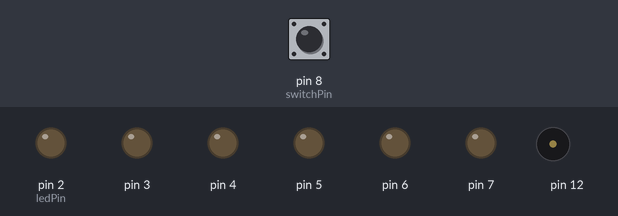
Recording of a sketch running on a simulated Arduino Uno, built with avr-gcc and run on an emulated ATmega328P. Shown: output pins drawn as LEDs (lit = HIGH), buzzer (waves = sounding). The inputs (shaded band) are chosen by the test bench; at power-on: pin 8 (switchPin) HIGH.

Above: at 1.2 s.
1.3 s: pin 8 (switchPin) pulled LOW for 0.15 s
At 2.5 s:
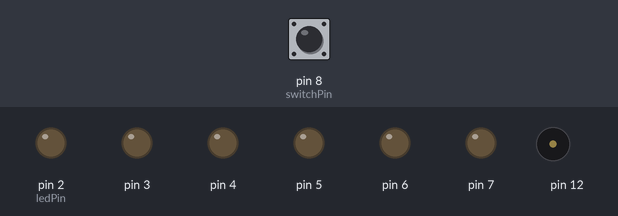
4.4 s: pin 8 (switchPin) pulled HIGH for 0.15 s
At 8.4 s:
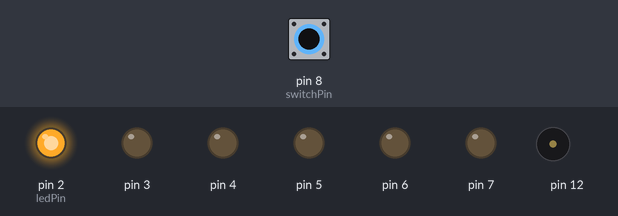
At 11.8 s:
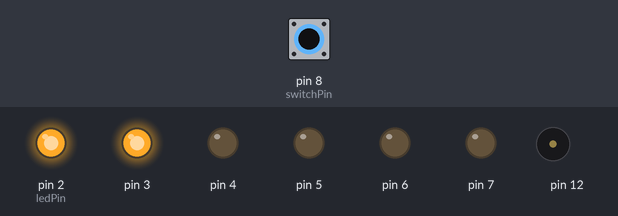
Timing chart, 0 to 24.1 s (numbered marks = the images above; inputs shaded):
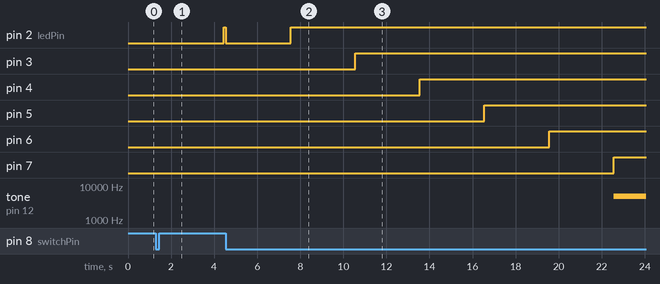

Measured:
- after the input at 1.3 s, pin 2 (ledPin): stays LOW (without the input it goes to HIGH after 1.7 s)
- after the input at 4.4 s, pin 3: LOW → HIGH after 6.2 s instead of 3.1 s; pin 4: LOW → HIGH after 9.2 s instead of 6.1 s; pin 5: LOW → HIGH after 12.2 s instead of 9.1 s; pin 6: LOW → HIGH after 15.2 s instead of 12.1 s; pin 7: LOW → HIGH after 18.2 s instead of 15.1 s

The sketch:

digital_hourglass.ino
```cpp
const int switchPin = 8;

unsigned long previousTime = 0;

int switchState = 0;
int prevSwitchState = 0;

int ledPin = 2;

int interval = 3 * 1000;

void setup() {
  for (int i = 2; i < 8; i++) {
    pinMode(i, OUTPUT);
  }

  pinMode(switchPin, INPUT);
}

void loop() {
  unsigned long currentWorkTime = millis();

  if (currentWorkTime - previousTime > interval) {
    previousTime = currentWorkTime;

    digitalWrite(ledPin, HIGH);
    ledPin++;

    if (ledPin == 8) {
      tone(12, 5000);

    }
  }

  switchState = digitalRead(switchPin);

  if (switchState != prevSwitchState) {
    for (int i = 2; i < 8; i++) {
      digitalWrite(i, LOW);
      noTone(12);
    }

    ledPin = 2;
    previousTime = currentWorkTime;
  }

  prevSwitchState = switchState;
}
```
